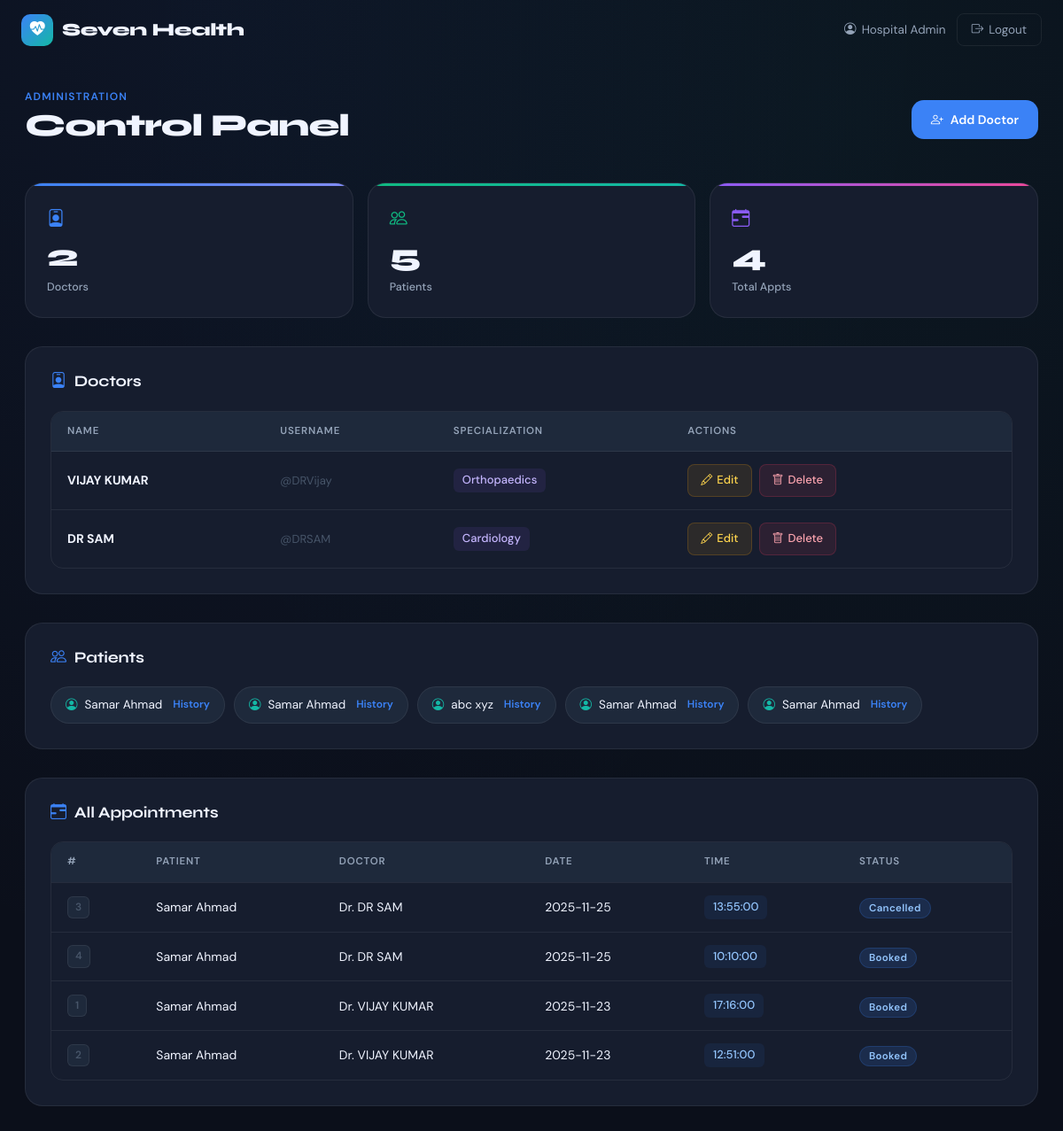
Page /admin (signed in) on the earlier database version.
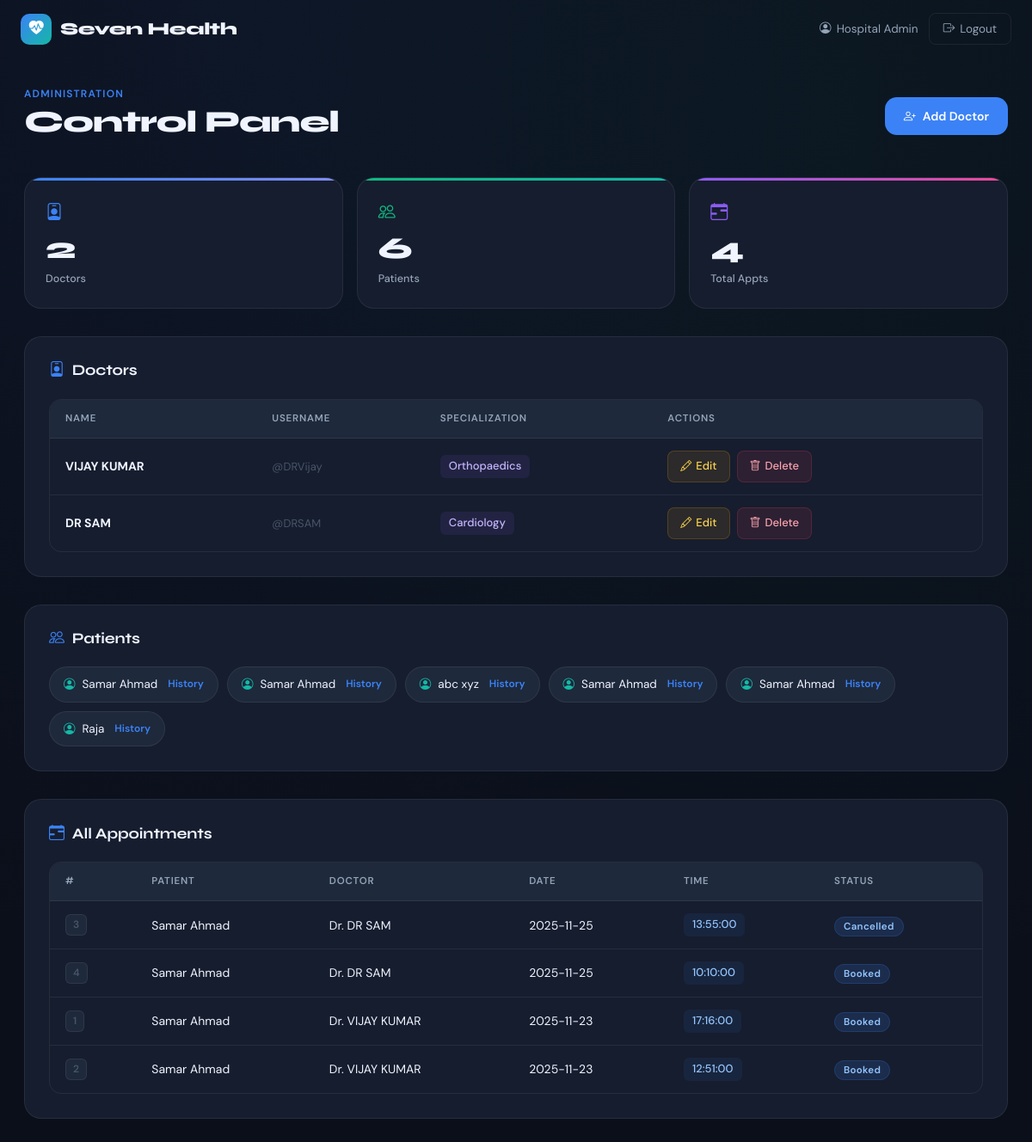
Same page on the later database version.
### models.py (models this page shows, shortened)
class User(UserMixin, db.Model):
    __tablename__ = 'users'
    id = db.Column(db.Integer, primary_key=True)
    role = db.Column(db.String(20), nullable=False)  # 'admin', 'doctor', 'patient'
    username = db.Column(db.String(120), unique=True, nullable=False)
    password_hash = db.Column(db.String(255), nullable=False)
    name = db.Column(db.String(120), nullable=True)
    contact = db.Column(db.String(50), nullable=True)
    department_id = db.Column(db.Integer, db.ForeignKey('departments.id'), nullable=True)
    specialization = db.Column(db.String(120), nullable=True)
    age = db.Column(db.Integer, nullable=True)
    def is_admin(self):
        return self.role == 'admin'

class Appointment(db.Model):
    __tablename__ = 'appointments'
    id = db.Column(db.Integer, primary_key=True)
    patient_id = db.Column(db.Integer, db.ForeignKey('users.id'), nullable=False)
    doctor_id = db.Column(db.Integer, db.ForeignKey('users.id'), nullable=False)
    date = db.Column(db.Date, nullable=False)
    time = db.Column(db.Time, nullable=False)  # start time
    status = db.Column(db.String(20), default='Booked')  # Booked, Completed, Cancelled
    created_at = db.Column(db.DateTime, default=datetime.utcnow)
    patient = db.relationship('User', foreign_keys=[patient_id], backref=db.backref('appointments_as_patient', cascade='all, delete-orphan'))
    doctor = db.relationship('User', foreign_keys=[doctor_id], backref=db.backref('appointments_as_doctor', cascade='all, delete-orphan'))

### app.py (the view)
    @app.route('/admin')
    @login_required
    @admin_required
    def admin_dashboard():
        doctors = User.query.filter_by(role='doctor').all()
        patients = User.query.filter_by(role='patient').all()
        appointments = Appointment.query.order_by(Appointment.date.desc()).all()
        return render_template('admin_dashboard.html', doctors=doctors, patients=patients, appointments=appointments)

### templates/admin_dashboard.html
{% extends "base.html" %}
{% block content %}
<div class="dashboard" id="adminDash">
  <div class="dash-header">
    <div>
      <p class="dash-greeting">Administration</p>
      <h1 class="dash-name">Control Panel</h1>
    </div>
    <a href="{{ url_for('admin_create_doctor') }}" class="dash-cta">
      <i class="bi bi-person-plus"></i> Add Doctor
    </a>
  </div>
  <div class="stats-row">
    <div class="stat-card stat-blue">
      <i class="bi bi-person-badge stat-icon"></i>
      <div class="stat-val">{{ doctors|length }}</div>
      <div class="stat-lbl">Doctors</div>
    </div>
    <div class="stat-card stat-green">
      <i class="bi bi-people stat-icon"></i>
      <div class="stat-val">{{ patients|length }}</div>
      <div class="stat-lbl">Patients</div>
    </div>
    <div class="stat-card stat-purple">
      <i class="bi bi-calendar-range stat-icon"></i>
      <div class="stat-val">{{ appointments|length }}</div>
      <div class="stat-lbl">Total Appts</div>
    </div>
  </div>
  <div class="section-block">
    <h3 class="section-title"><i class="bi bi-person-badge"></i> Doctors</h3>
    <div class="table-wrap">
      <table class="hms-table">
        <thead><tr><th>Name</th><th>Username</th><th>Specialization</th><th>Actions</th></tr></thead>
        <tbody>
          {% for doc in doctors %}
          <tr>
            <td><strong>{{ doc.name }}</strong></td>
            <td><span class="muted-text">@{{ doc.username }}</span></td>
            <td><span class="spec-chip">{{ doc.specialization }}</span></td>
            <td>
              <div class="action-group">
                <a href="{{ url_for('admin_edit_doctor', doc_id=doc.id) }}" class="btn-edit">
                  <i class="bi bi-pencil"></i> Edit
                </a>
                <form method="post" action="{{ url_for('admin_delete_doctor', doc_id=doc.id) }}" style="display:inline;">
                  <button class="btn-cancel" onclick="return confirm('Delete Dr. {{ doc.name }}?')">
                    <i class="bi bi-trash"></i> Delete
                  </button>
                </form>
              </div>
            </td>
          </tr>
          {% endfor %}
        </tbody>
      </table>
    </div>
  </div>
  <div class="section-block">
    <h3 class="section-title"><i class="bi bi-people"></i> Patients</h3>
    <div class="patient-grid">
      {% for p in patients %}
      <div class="patient-pill">
        <i class="bi bi-person-circle"></i>
        <span>{{ p.name }}</span>
        <a href="{{ url_for('view_patient_history', patient_id=p.id) }}" class="pill-link">History</a>
      </div>
      {% endfor %}
    </div>
  </div>
  <div class="section-block">
    <h3 class="section-title"><i class="bi bi-calendar-range"></i> All Appointments</h3>
    <div class="table-wrap">
      <table class="hms-table">
        <thead>
          <tr><th>#</th><th>Patient</th><th>Doctor</th><th>Date</th><th>Time</th><th>Status</th></tr>
        </thead>
        <tbody>
          {% for a in appointments %}
          <tr>
            <td><span class="id-badge">{{ a.id }}</span></td>
            <td>{{ a.patient.name }}</td>
            <td>Dr. {{ a.doctor.name }}</td>
            <td>{{ a.date }}</td>
            <td><span class="time-chip">{{ a.time }}</span></td>
            <td>
              <span class="badge-status {% if a.status == 'completed' %}badge-done{% elif a.status == 'cancelled' %}badge-cancel{% else %}badge-upcoming{% endif %}">
                {{ a.status|capitalize }}
              </span>
            </td>
          </tr>
          {% endfor %}
        </tbody>
      </table>
    </div>
  </div>
</div>
{% endblock %}

### templates/base.html (shortened to what this page needs)
<!doctype html>
<html lang="en">
<head>
  <link href="https://cdn.jsdelivr.net/npm/bootstrap@5.3.0/dist/css/bootstrap.min.css" rel="stylesheet">
  <link rel="stylesheet" href="https://cdn.jsdelivr.net/npm/bootstrap-icons@1.11.0/font/bootstrap-icons.css">
  <link rel="stylesheet" href="{{ url_for('static', filename='css/styles.css') }}">
</head>
<body>
<nav class="hms-nav" id="mainNav">
  <div class="nav-inner">
    <a href="{{ url_for('index') }}" class="nav-brand">
      <span class="brand-icon"><i class="bi bi-heart-pulse-fill"></i></span>
      <span class="brand-text">Seven Health</span>
    </a>
    <div class="nav-actions">
      {% if current_user.is_authenticated %}
        <span class="nav-user">
          <i class="bi bi-person-circle"></i>
          {{ current_user.name }}
        </span>
        <a href="{{ url_for('logout') }}" class="nav-btn-ghost">
          <i class="bi bi-box-arrow-right"></i> Logout
        </a>
      {% else %}
        <a href="{{ url_for('login') }}" class="nav-btn-primary">
          <i class="bi bi-box-arrow-in-right"></i> Sign In
        </a>
      {% endif %}
    </div>
  </div>
</nav>
<div class="page-wrapper">
  {% block content %}{% endblock %}
</div>
</body>
</html>

Differences in the rows shown:
added User: name "Raja", shown under "Patients"
Other differences:
{{ patients|length }}: "5" → "6"
